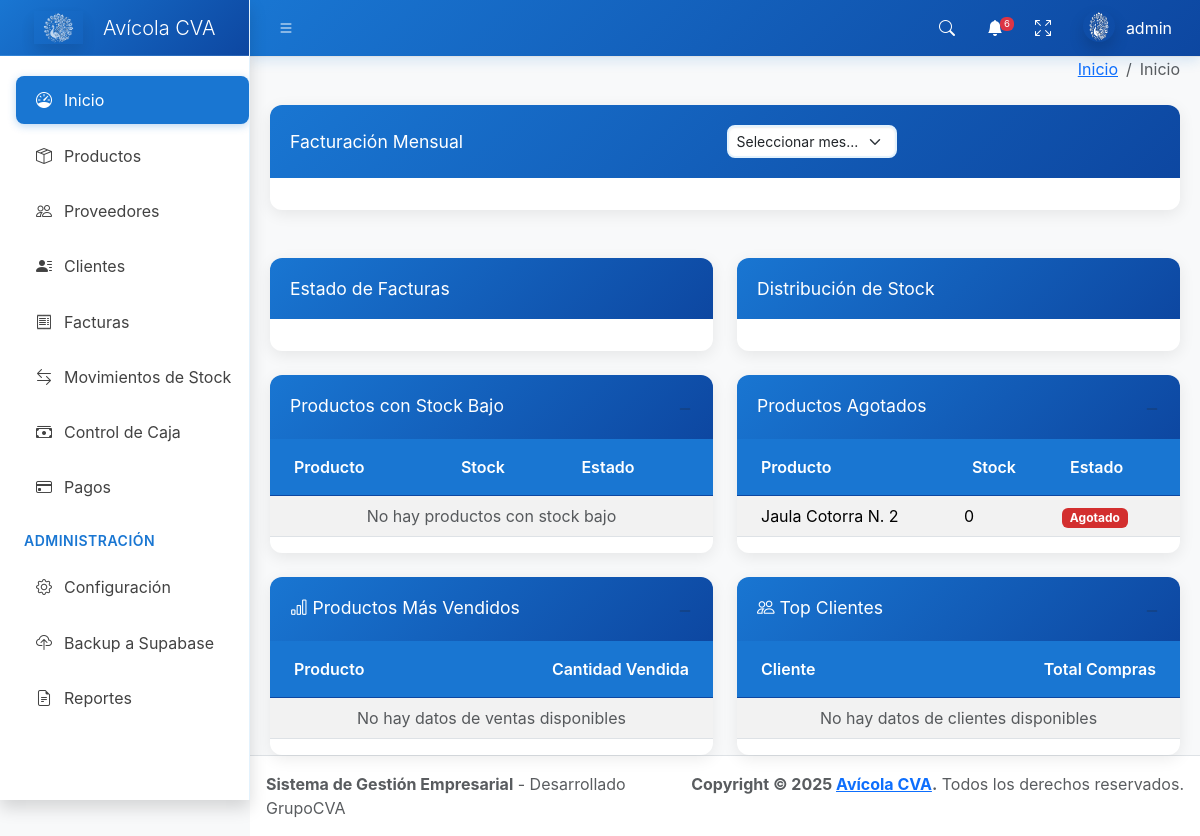
Before: / (signed in) with the older database file.
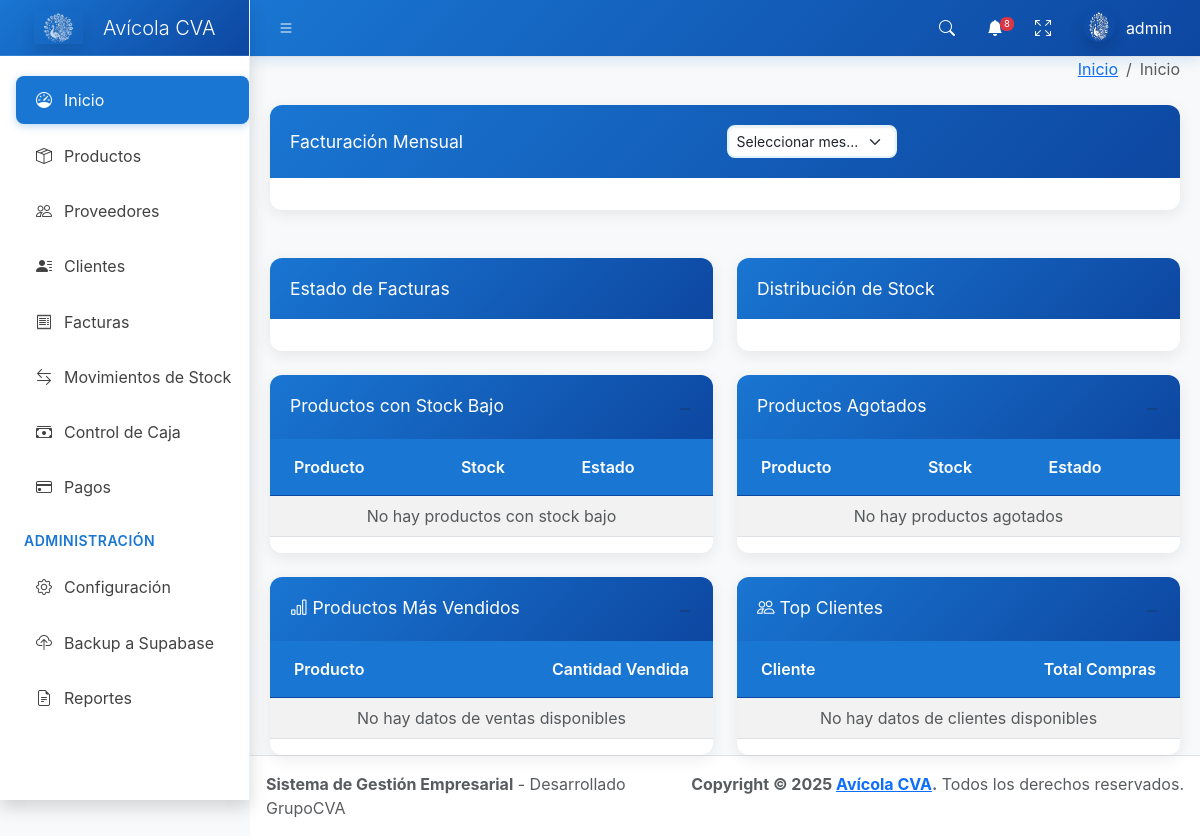
After: the same page with the newer database file.
### core/models.py (models this page shows, shortened)
class Producto(models.Model):
    codigo = models.CharField(max_length=50, unique=True)
    nombre = models.CharField(max_length=200)
    descripcion = models.TextField(blank=True, null=True)
    costo = models.IntegerField(default=0)
    precio = models.IntegerField()
    stock = models.IntegerField(default=0)
    stock_minimo = models.IntegerField(default=10)
    iva = models.IntegerField(default=10)
    activo = models.BooleanField(default=True)
    fecha_creacion = models.DateTimeField(auto_now_add=True)
    fecha_actualizacion = models.DateTimeField(auto_now=True)
    class Meta:
        verbose_name = 'Producto'
        verbose_name_plural = 'Productos'
        ordering = ['nombre']

### core/views.py (the view)
# urls.py: path('', views.dashboard, name='dashboard'),
@login_required
def dashboard(request):
    from datetime import datetime, timedelta
    from django.db.models import Count, Avg
    hoy = datetime.now().date()
    inicio_mes = hoy.replace(day=1)
    inicio_anio = hoy.replace(month=1, day=1)
    total_productos = Producto.objects.filter(activo=True).count()
    total_proveedores = Proveedor.objects.filter(activo=True).count()
    facturas_pendientes = Factura.objects.filter(estado='pendiente').count()
    total_por_pagar = Factura.objects.filter(estado='pendiente').aggregate(total=Sum('total'))['total'] or 0
    productos_stock_bajo_count = Producto.objects.filter(activo=True, stock__gt=0, stock__lte=F('stock_minimo')).count()
    productos_stock_bajo = Producto.objects.filter(activo=True, stock__gt=0, stock__lte=F('stock_minimo'))
    facturas_mes = Factura.objects.filter(fecha__gte=inicio_mes).count()
    total_facturas_mes = Factura.objects.filter(fecha__gte=inicio_mes).aggregate(total=Sum('total'))['total'] or 0
    facturas_pagadas = Factura.objects.filter(estado='pagada').count()
    total_pagado = Factura.objects.filter(estado='pagada').aggregate(total=Sum('total'))['total'] or 0
    productos_agotados_count = Producto.objects.filter(activo=True, stock=0).count()
    productos_agotados = Producto.objects.filter(activo=True, stock=0)
    productos_top_stock = Producto.objects.filter(activo=True).order_by('-stock')[:5]
    proveedores_top_saldo = Proveedor.objects.filter(activo=True).order_by('-saldo')[:5]
    facturas_recientes = Factura.objects.select_related('proveedor').order_by('-fecha')[:5]
    meses_grafico = []
    facturas_por_mes = []
    montos_por_mes = []
    for i in range(12):
        fecha = hoy - timedelta(days=30*i)
        inicio_mes_grafico = fecha.replace(day=1)
        fin_mes_grafico = (inicio_mes_grafico + timedelta(days=32)).replace(day=1) - timedelta(days=1)
        facturas_mes_count = Factura.objects.filter(
            fecha__gte=inicio_mes_grafico,
            fecha__lte=fin_mes_grafico,
            tipo='venta'
        ).count()
        facturas_mes_total = Factura.objects.filter(
            fecha__gte=inicio_mes_grafico,
            fecha__lte=fin_mes_grafico,
            tipo='venta'
        ).aggregate(total=Sum('total'))['total'] or 0
        meses_grafico.insert(0, fecha.strftime('%b %Y'))
        facturas_por_mes.insert(0, facturas_mes_count)
        montos_por_mes.insert(0, float(facturas_mes_total))
    estados_facturas = Factura.objects.values('estado').annotate(count=Count('estado'))
    estados_labels = [item['estado'].title() for item in estados_facturas]
    estados_data = [item['count'] for item in estados_facturas]
    productos_stock_alto_count = Producto.objects.filter(activo=True, stock__gt=F('stock_minimo')).count()
    productos_stock_alto = Producto.objects.filter(activo=True, stock__gt=F('stock_minimo'))
    productos_vendidos = DetalleFactura.objects.filter(
        factura__fecha__gte=hoy - timedelta(days=30),
        factura__tipo='venta'
    ).values('producto__nombre').annotate(
        cantidad_vendida=Sum('cantidad')
    ).order_by('-cantidad_vendida')[:5]
    clientes_compras = Factura.objects.filter(
        fecha__gte=hoy - timedelta(days=30),
        tipo='venta'
    ).values('cliente__nombre').annotate(
        total_compras=Sum('total')
    ).order_by('-total_compras')[:5]
    alertas = obtener_alertas_stock(request)
    context = {
        'fecha_actual': datetime.now(),
        'total_productos': total_productos,
        'total_proveedores': total_proveedores,
        'facturas_pendientes': facturas_pendientes,
        'total_por_pagar': total_por_pagar,
        'productos_stock_bajo': productos_stock_bajo,
        'productos_stock_bajo_count': productos_stock_bajo_count,
        'facturas_mes': facturas_mes,
        'total_facturas_mes': total_facturas_mes,
        'facturas_pagadas': facturas_pagadas,
        'total_pagado': total_pagado,
        'productos_agotados': productos_agotados,
        'productos_agotados_count': productos_agotados_count,
        'productos_top_stock': productos_top_stock,
        'proveedores_top_saldo': proveedores_top_saldo,
        'facturas_recientes': facturas_recientes,
        'notificaciones': Notificacion.objects.filter(leida=False)[:5],
        'alertas': alertas,
        'total_alertas': alertas['total_alertas'],
        'meses_grafico': meses_grafico,
        'facturas_por_mes': facturas_por_mes,
        'montos_por_mes': montos_por_mes,
        'estados_labels': estados_labels,
        'estados_data': estados_data,
        'productos_stock_alto': productos_stock_alto,
        'productos_stock_alto_count': productos_stock_alto_count,
        'productos_stock_medio_count': Producto.objects.filter(
            activo=True,
            stock__gt=F('stock_minimo'),
            stock__lte=F('stock_minimo') * 2
        ).count(),
        'productos_vendidos': productos_vendidos,
        'clientes_compras': clientes_compras,
    }
    return render(request, 'dashboard.html', context)

### core/context_processors.py (called while the page is built)
def configuracion_global(request):
    if not request.user.is_authenticated:
        return {}
    try:
        tema_actual = ConfiguracionSistema.get_valor('tema_visual', 'azul')
        return {
            'configuracion_global': {
                'tema_visual': tema_actual
            },
            'tema_actual': tema_actual
        }
    except:
        return {
            'configuracion_global': {
                'tema_visual': 'azul'
            },
            'tema_actual': 'azul'
        }

### core/models.py (called while the page is built)
    @classmethod
    def get_valor(cls, clave, valor_por_defecto=None):
        try:
            config = cls.objects.get(clave=clave, activo=True)
            return config.valor
        except cls.DoesNotExist:
            return valor_por_defecto

### templates/dashboard.html (shortened to what the changed rows need)
{% extends 'base.html' %}
{% load static %}
{% load humanize custom_filters %}
{% block content %}
<div class="row mt-4">
  <div class="col-lg-6">
    <div class="card">
      <div class="card-body p-0">
        <div class="table-responsive">
          <table class="table table-striped">
            <thead>
              <tr>
                <th>Producto</th>
                <th>Stock</th>
                <th>Estado</th>
              </tr>
            </thead>
          </table>
        </div>
      </div>
    </div>
  </div>
  <div class="col-lg-6">
    <div class="card">
      <div class="card-body p-0">
        <div class="table-responsive">
          <table class="table table-striped">
            <thead>
              <tr>
                <th>Producto</th>
                <th>Stock</th>
                <th>Estado</th>
              </tr>
            </thead>
            <tbody>
              {% for producto in productos_agotados|slice:":5" %}
              <tr>
                <td>{{ producto.nombre }}</td>
                <td>{{ producto.stock }}</td>
                <td>
                  <span class="badge bg-danger">Agotado</span>
                </td>
              </tr>
              {% empty %}
              <tr>
                <td colspan="3" class="text-center text-muted">No hay productos agotados</td>
              </tr>
              {% endfor %}
            </tbody>
          </table>
        </div>
      </div>
    </div>
  </div>
</div>
<div class="row mt-4">
  <div class="col-lg-6">
    <div class="card">
      <div class="card-body p-0">
        <div class="table-responsive">
          <table class="table table-striped">
            <thead>
              <tr>
                <th>Producto</th>
                <th class="text-end">Cantidad Vendida</th>
              </tr>
            </thead>
          </table>
        </div>
      </div>
    </div>
  </div>
  <div class="col-lg-6">
    <div class="card">
      <div class="card-body p-0">
        <div class="table-responsive">
          <table class="table table-striped">
            <thead>
              <tr>
                <th>Cliente</th>
                <th class="text-end">Total Compras</th>
              </tr>
            </thead>
          </table>
        </div>
      </div>
    </div>
  </div>
</div>
{% endblock %}

### templates/base.html (shortened to what the changed rows need)
{% load static %}
<!doctype html>
<html lang="es">
  <head>
    <link
      rel="stylesheet"
      href="https://cdn.jsdelivr.net/npm/@fontsource/source-sans-3@5.0.12/index.css"
      media="print"
      onload="this.media='all'"
    />
    <link
      rel="stylesheet"
      href="https://cdn.jsdelivr.net/npm/overlayscrollbars@2.11.0/styles/overlayscrollbars.min.css"
    />
    <link
      rel="stylesheet"
      href="https://cdn.jsdelivr.net/npm/bootstrap-icons@1.13.1/font/bootstrap-icons.min.css"
    />
    <link
      href="https://cdn.jsdelivr.net/npm/bootstrap@5.3.2/dist/css/bootstrap.min.css"
      rel="stylesheet"
    />
    <link rel="stylesheet" href="{% static 'AdminLTE/dist/css/adminlte.css' %}" />
    <link
      rel="stylesheet"
      href="https://cdn.jsdelivr.net/npm/apexcharts@3.37.1/dist/apexcharts.css"
    />
    {% load static %}
    {% load humanize custom_filters %}
    {% with tema_actual=configuracion_sistema.tema_visual|default:"azul" %}
        {% if tema_actual == "azul" %}
            <link rel="stylesheet" href="{% static 'css/temas/tema-azul.css' %}" />
        {% elif tema_actual == "oscuro" %}
            <link rel="stylesheet" href="{% static 'css/temas/tema-oscuro.css' %}" />
        {% elif tema_actual == "minimalista" %}
            <link rel="stylesheet" href="{% static 'css/temas/tema-minimalista.css' %}" />
        {% else %}
            <link rel="stylesheet" href="{% static 'css/temas/tema-azul.css' %}" />
        {% endif %}
    {% endwith %}
  </head>
  <body class="layout-fixed sidebar-expand-lg sidebar-open bg-body-tertiary">
    <div class="app-wrapper">
      <nav class="app-header navbar navbar-expand bg-body">
        <div class="container-fluid">
          <ul class="navbar-nav ms-auto">
            <li class="nav-item dropdown">
              <a class="nav-link" data-bs-toggle="dropdown" href="#">
                <i class="bi bi-bell-fill"></i>
                <span class="navbar-badge badge text-bg-danger">{{ total_alertas|default:0 }}</span>
              </a>
            </li>
          </ul>
        </div>
      </nav>
      <div class="app-content">
        <div class="content">
          <div class="container-fluid">
            {% block content %}{% endblock %}
          </div>
        </div>
      </div>
    </div>
  </body>
</html>

Changed rows visible on the page:
removed Producto: nombre "Jaula Cotorra N. 2", stock "0"
Other visible differences:
{{ total_alertas|default:0 }}: "6" → "8"
text now shown: "No hay productos agotados"
